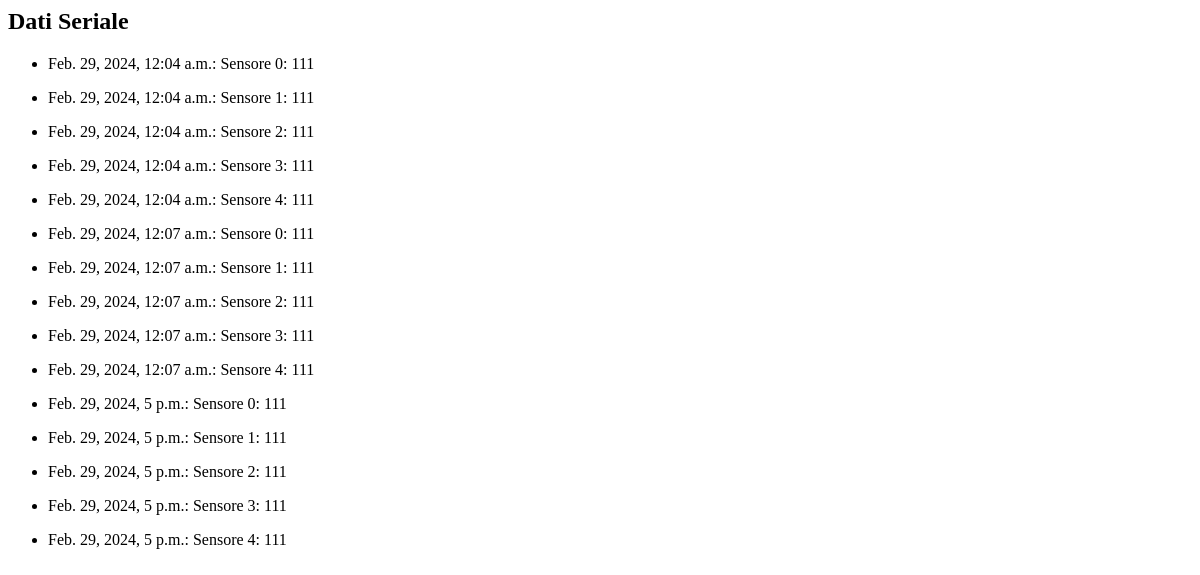
The app's page /dati-seriale/, older data.
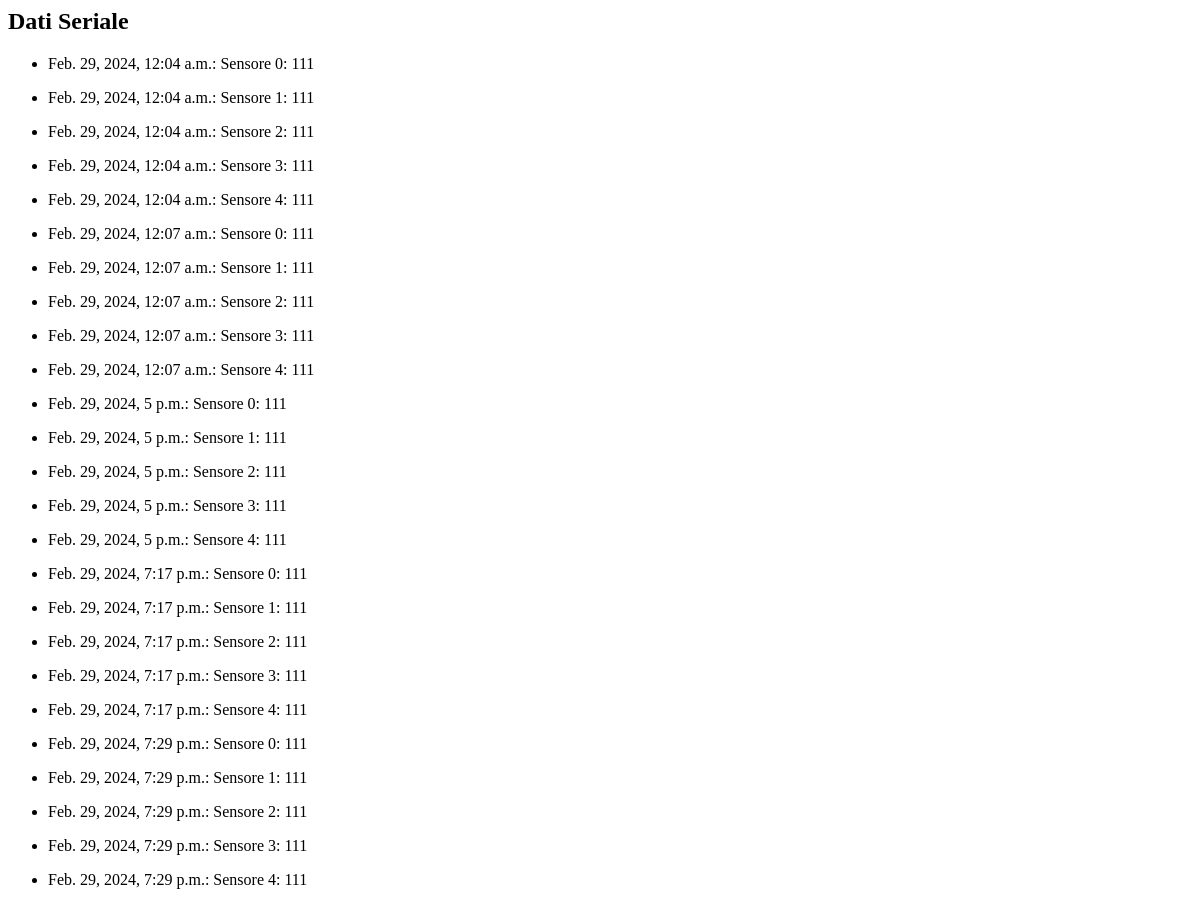
The same page, newer data.
### AppIoT/models.py (models this page shows)
class DatiSeriale(models.Model):
    dati = models.TextField()
    timestamp = models.DateTimeField(auto_now_add=True)

### AppIoT/views.py (the view)
# urls.py: path('dati-seriale/', DatiSerialeView.as_view(), name='dati-seriale'),
class DatiSerialeView(ListView):
    model = DatiSeriale
    template_name = 'seriale.html'

### AppIoT/templates/seriale.html
{% block content %}
  <h2>Dati Seriale</h2>
  <ul>
  {% for dato in object_list %}
    <li>
      <p>{{ dato.timestamp }}: {{ dato.dati }}</p>
    </li>
  {% endfor %}
  </ul>
{% endblock %}

Row changes from the older to the newer data that the page shows:
added DatiSeriale: timestamp "Feb. 29, 2024, 7:17 p.m.", dati "Sensore 0: 111"
added DatiSeriale: timestamp "Feb. 29, 2024, 7:17 p.m.", dati "Sensore 1: 111"
added DatiSeriale: timestamp "Feb. 29, 2024, 7:17 p.m.", dati "Sensore 2: 111"
added DatiSeriale: timestamp "Feb. 29, 2024, 7:17 p.m.", dati "Sensore 3: 111"
added DatiSeriale: timestamp "Feb. 29, 2024, 7:17 p.m.", dati "Sensore 4: 111"
added DatiSeriale: timestamp "Feb. 29, 2024, 7:29 p.m.", dati "Sensore 0: 111"
added DatiSeriale: timestamp "Feb. 29, 2024, 7:29 p.m.", dati "Sensore 1: 111"
added DatiSeriale: timestamp "Feb. 29, 2024, 7:29 p.m.", dati "Sensore 2: 111"
added DatiSeriale: timestamp "Feb. 29, 2024, 7:29 p.m.", dati "Sensore 3: 111"
added DatiSeriale: timestamp "Feb. 29, 2024, 7:29 p.m.", dati "Sensore 4: 111"
